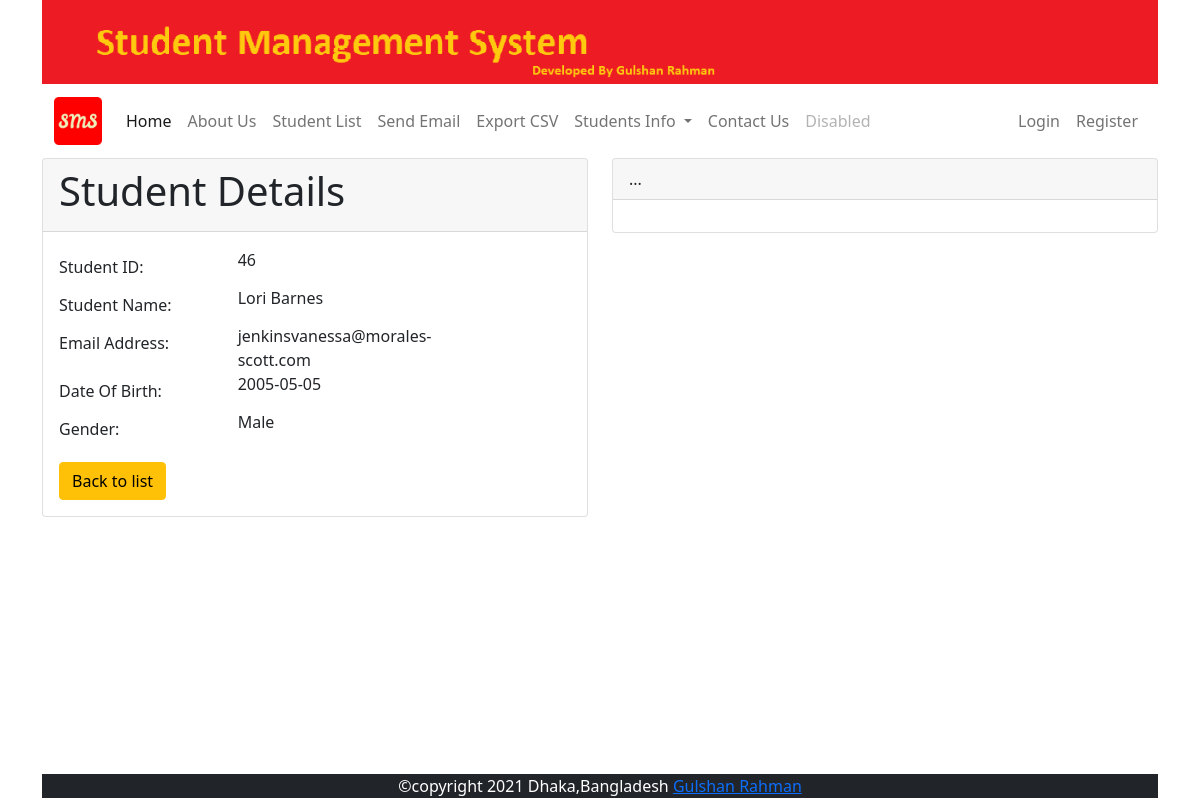
/stud/view/46, run on the app's committed database.
### studentapp/models.py (models this page shows, shortened)
class Student(models.Model):
    GENDER_CHOICES = [('Male','Male'),('Female','Female'),('Other','Other'),]
    name = models.CharField(max_length=100)
    email = models.EmailField(unique=True,blank=True,null=True)
    dob = models.DateField(default=datetime.now,blank=True)
    gender = models.CharField(max_length=6,choices=GENDER_CHOICES,default='Male')

### studentapp/views.py (the view)
# urls.py: path('view/<int:id>', views.details,name='view'),
def details(request, id):
    student = Student.objects.get(pk = id)
    form = StudentForm(request.POST or None, instance=student)
    context = {'title': 'Student Details','form':form, 'student':student}
    return render(request,'stud/view.html',context)

### templates/stud/view.html (shortened to what this page needs)
{% extends 'base.html' %}
{% load static %}
{% block content %}
    <form action="">
        <div class="row">
            <div class="col-sm-6">
                <div class="card">
                   <div class="card-header">
                    <h1>{{ title }}</h1>
                   </div>
                    <div class="card-body">
                        <div class="form-group row">
                            <label class="col-sm-4 col-form-label">Student ID:</label>
                            <div class="col-sm-4">
                                {{ student.id }}
                            </div>
                          </div>
                          <div class="form-group row">
                            <label class="col-sm-4 col-form-label">Student Name:</label>
                            <div class="col-sm-4">
                                {{ student.name }}
                            </div>
                          </div>
                          <div class="form-group row">
                            <label class="col-sm-4 col-form-label">Email Address:</label>
                            <div class="col-sm-6">
                                {{ student.email }}
                            </div>
                          </div>
                          <div class="form-group row">
                            <label class="col-sm-4 col-form-label">Date Of Birth:</label>
                            <div class="col-sm-4">
                                {{ student.dob|date:'Y-m-d' }}
                            </div>
                          </div>
                          <div class="form-group row">
                            <label class="col-sm-4 col-form-label">Gender:</label>
                            <div class="col-sm-4">
                                {{ student.gender }}
                            </div>
                          </div>
                          <div class="form-group row">
                            <label class="col-sm-4 col-form-label"></label>
                            <div class="col-sm-4">
                            </div>
                          </div>
                        <a href="{% url 'list' %}" class="btn btn-warning">Back to list</a>
                    </div>
                  </div>
            </div>
            <div class="col-sm-6">
                <div class="card">
                    <div class="card-header">
                     ...
                    </div>
                     <div class="card-body">
                     </div>
                   </div>
            </div>
        </div>
    </form>
{% endblock content %}

### data on the page
Student: id "46", name "Lori Barnes", email "jenkinsvanessa@morales-scott.com", dob "2005-05-05", gender "Male"

### other printed values
{{ title }} "Student Details"
